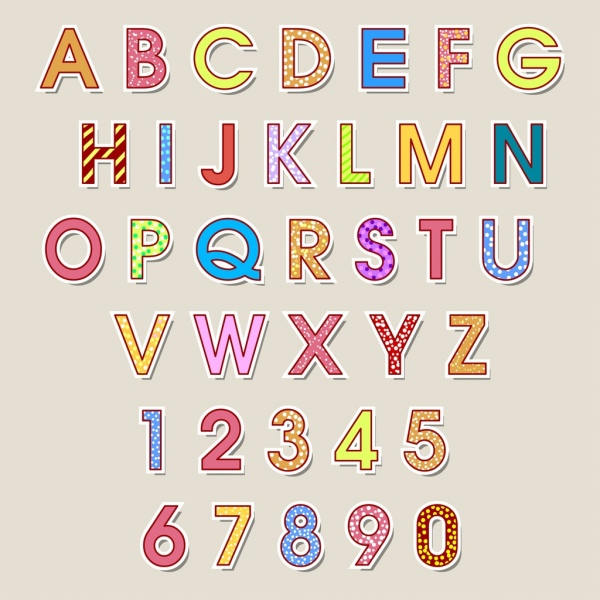
#> input picture DigitalImageProcess/dip_test1/code1/letter.jpg, 600 x 600 px
$ python test3.py
#> lines starting #> are read from the running program, lines starting #| are printed output that depends on the picture; after the words box and inside, x2 and y2 are one past the last pixel; in counts of white or black regions, pixels touching at a corner belong together
import numpy as np
import cv2 as cv

img = cv.imread('letter.jpg', -1)
#> img is the input picture: shape (600, 600, 3); mean B, G, R 196.7, 208.4, 220.9
# [8 lines of commented-out code are left out]

ball = img[280:340, 330:390]#行范围280-340，列范围330-390
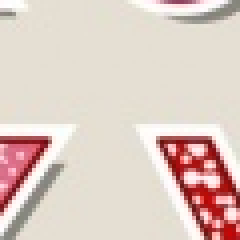
#> ball: shape (60, 60, 3) (shown 4 times larger); mean B, G, R 195.9, 204.3, 222.7
img[273:333, 100:160] = ball#将ball放到行范围273-333，列范围100-160
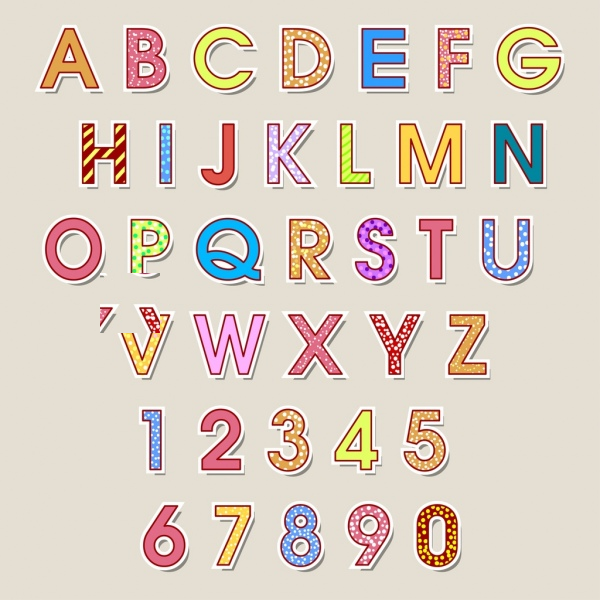
#> img: shape (600, 600, 3); 0.78% of pixels changed, all inside (x1, y1, x2, y2) = (100, 273, 160, 333)

cv.imshow('image', img)
cv.waitKey(0)
